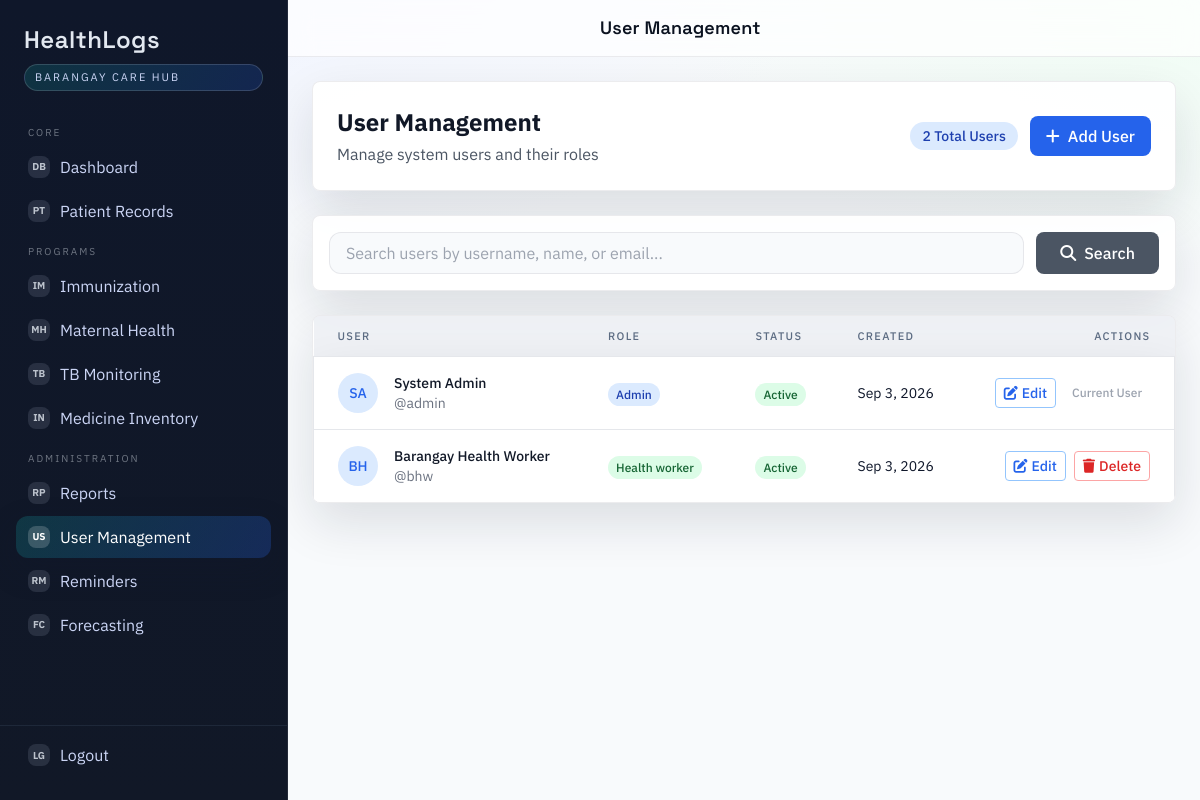
The app's page /public/users.php (signed in) with its own data.
### tables this page shows
CREATE TABLE users (
  id INT UNSIGNED AUTO_INCREMENT PRIMARY KEY,
  role_id INT UNSIGNED NOT NULL,
  username VARCHAR(50) NOT NULL UNIQUE,
  password_hash VARCHAR(255) NOT NULL,
  full_name VARCHAR(120) NOT NULL,
  email VARCHAR(120) NULL,
  phone VARCHAR(30) NULL,
  status ENUM('active','inactive') NOT NULL DEFAULT 'active',
  created_at DATETIME NOT NULL DEFAULT CURRENT_TIMESTAMP,
  updated_at DATETIME NULL ON UPDATE CURRENT_TIMESTAMP,
  CONSTRAINT fk_users_role FOREIGN KEY (role_id) REFERENCES roles(id)
);

CREATE TABLE roles (
  id INT UNSIGNED AUTO_INCREMENT PRIMARY KEY,
  name VARCHAR(50) NOT NULL UNIQUE
);

### public/partials/bootstrap.php (called while the page is built, shortened)
<?php
if (!function_exists('h')) {
    function h($value): string {
        return htmlspecialchars((string)$value, ENT_QUOTES, 'UTF-8');
    }
}

### public/users.php (the view, shortened to what this page needs)
<?php
require __DIR__ . '/partials/bootstrap.php';
require __DIR__ . '/partials/header.php';
$search = $_GET['search'] ?? '';
$page = (int)($_GET['page'] ?? 1);
$limit = 20;
$offset = ($page - 1) * $limit;
$searchWhere = '';
$searchParams = [];
$countSql = "SELECT COUNT(*) as total FROM users u $searchWhere";
$countStmt = $pdo->prepare($countSql);
$countStmt->execute($searchParams);
$totalRecords = $countStmt->fetch()['total'];
$sql = "SELECT u.*, r.name as role_name
        FROM users u
        LEFT JOIN roles r ON u.role_id = r.id
        $searchWhere
        ORDER BY u.created_at DESC
        LIMIT $limit OFFSET $offset";
$stmt = $pdo->prepare($sql);
$stmt->execute($searchParams);
$users = $stmt->fetchAll();
?>
<div class="flex flex-col gap-6">
    <div class="bg-white p-6 rounded-lg shadow">
        <div class="flex flex-col gap-4 md:flex-row md:items-center md:justify-between">
            <div>
                <h1 class="text-2xl font-bold text-gray-900">User Management</h1>
                <p class="text-gray-600 mt-1">Manage system users and their roles</p>
            </div>
            <div class="flex items-center gap-3">
                <span class="px-3 py-1 bg-blue-100 text-blue-800 rounded-full text-sm font-medium">
                    <?= $totalRecords ?> Total Users
                </span>
                <button type="button"
                        id="userModalOpenNew"
                        data-embed-url="/HealthLogs/public/users/form_embed.php"
                        class="bg-blue-600 hover:bg-blue-700 text-white px-4 py-2 rounded-lg font-medium transition-colors">
                    <i class="fas fa-plus mr-2"></i>Add User
                </button>
            </div>
        </div>
    </div>
    <div class="bg-white p-4 rounded-lg shadow">
        <form method="GET" class="flex gap-3">
            <div class="flex-1">
                <input type="text"
                       name="search"
                       value="<?= h($search) ?>"
                       placeholder="Search users by username, name, or email..."
                       class="w-full px-4 py-2 border border-gray-300 rounded-lg focus:ring-2 focus:ring-blue-500 focus:border-blue-500">
            </div>
            <button type="submit"
                    class="bg-gray-600 hover:bg-gray-700 text-white px-6 py-2 rounded-lg font-medium transition-colors">
                <i class="fas fa-search mr-2"></i>Search
            </button>
        </form>
    </div>
    <div class="bg-white rounded-lg shadow overflow-hidden">
        <div class="overflow-x-auto">
            <table class="min-w-full divide-y divide-gray-200">
                <thead class="bg-gray-50">
                    <tr>
                        <th class="px-6 py-3 text-left text-xs font-medium text-gray-500 uppercase tracking-wider">User</th>
                        <th class="px-6 py-3 text-left text-xs font-medium text-gray-500 uppercase tracking-wider">Role</th>
                        <th class="px-6 py-3 text-left text-xs font-medium text-gray-500 uppercase tracking-wider">Status</th>
                        <th class="px-6 py-3 text-left text-xs font-medium text-gray-500 uppercase tracking-wider">Created</th>
                        <th class="px-6 py-3 text-right text-xs font-medium text-gray-500 uppercase tracking-wider">Actions</th>
                    </tr>
                </thead>
                <tbody class="bg-white divide-y divide-gray-200">
                    <?php if (empty($users)): ?>
                        <tr>
                            <td colspan="5" class="px-6 py-8 text-center text-gray-500">
                                <i class="fas fa-users text-4xl mb-3 text-gray-300"></i>
                                <p class="text-lg font-medium">No users found</p>
                                <p class="text-sm">
                                    <?= $search ? 'Try adjusting your search criteria' : 'Start by adding your first user' ?>
                                </p>
                            </td>
                        </tr>
                    <?php else: ?>
                        <?php foreach ($users as $user): ?>
                            <tr class="hover:bg-gray-50">
                                <td class="px-6 py-4 whitespace-nowrap">
                                    <div class="flex items-center">
                                        <div class="flex-shrink-0 h-10 w-10">
                                            <div class="h-10 w-10 rounded-full bg-blue-100 flex items-center justify-center">
                                                <span class="text-blue-600 font-medium text-sm">
                                                    <?php
                                                    $nameParts = explode(' ', trim($user['full_name'] ?? ''));
                                                    $initials = '';
                                                    if (count($nameParts) >= 2) {
                                                        $initials = strtoupper(substr($nameParts[0], 0, 1) . substr($nameParts[1], 0, 1));
                                                    } else {
                                                        $initials = strtoupper(substr($nameParts[0] ?? 'U', 0, 2));
                                                    }
                                                    echo $initials;
                                                    ?>
                                                </span>
                                            </div>
                                        </div>
                                        <div class="ml-4">
                                            <div class="text-sm font-medium text-gray-900">
                                                <?= h($user['full_name'] ?? 'Unknown User') ?>
                                            </div>
                                            <div class="text-sm text-gray-500">
                                                @<?= h($user['username']) ?>
                                            </div>
                                        </div>
                                    </div>
                                </td>
                                <td class="px-6 py-4 whitespace-nowrap">
                                    <?php
                                    $roleColors = [
                                        'admin' => 'bg-blue-100 text-blue-800',
                                        'health_worker' => 'bg-green-100 text-green-800'
                                    ];
                                    $roleColor = $roleColors[$user['role_name']] ?? 'bg-gray-100 text-gray-800';
                                    ?>
                                    <span class="px-2 py-1 text-xs font-medium rounded-full <?= $roleColor ?>">
                                        <?= h(ucfirst(str_replace('_', ' ', $user['role_name']))) ?>
                                    </span>
                                </td>
                                <td class="px-6 py-4 whitespace-nowrap">
                                    <?php if ($user['status'] === 'active'): ?>
                                        <span class="px-2 py-1 text-xs font-medium rounded-full bg-green-100 text-green-800">
                                            Active
                                        </span>
                                    <?php else: ?>
                                        <span class="px-2 py-1 text-xs font-medium rounded-full bg-red-100 text-red-800">
                                            Inactive
                                        </span>
                                    <?php endif; ?>
                                </td>
                                <td class="px-6 py-4 whitespace-nowrap text-sm text-gray-500">
                                    <?= date('M j, Y', strtotime($user['created_at'])) ?>
                                </td>
                                <td class="px-6 py-4 whitespace-nowrap text-right text-sm font-medium">
                                    <div class="flex items-center justify-end gap-2">
                                        <button type="button"
                                                class="user-modal-edit text-blue-600 hover:text-blue-900 transition-colors px-2 py-1 border border-blue-300 rounded hover:bg-blue-50"
                                                data-embed-url="/HealthLogs/public/users/form_embed.php?id=<?= (int)$user['id'] ?>"
                                                title="Edit User">
                                            <i class="fas fa-edit mr-1"></i>Edit
                                        </button>
                                        <?php if ($user['id'] != $_SESSION['user_id']): ?>
                                            <form method="POST"
                                                  action="/HealthLogs/public/users/delete.php"
                                                  class="inline"
                                                  data-confirm-title="Delete user"
                                                  data-confirm="Are you sure you want to delete user &quot;<?= h($user['username']) ?>&quot;? This action cannot be undone."
                                                  data-confirm-cta="Yes, delete user">
                                                <button class="text-red-600 hover:text-red-900 transition-colors px-2 py-1 border border-red-300 rounded hover:bg-red-50"
                                                        title="Delete User">
                                                    <i class="fas fa-trash mr-1"></i>Delete
                                                </button>
                                            </form>
                                        <?php else: ?>
                                            <span class="text-gray-400 px-2 py-1 text-xs">Current User</span>
                                        <?php endif; ?>
                                    </div>
                                </td>
                            </tr>
                        <?php endforeach; ?>
                    <?php endif; ?>
                </tbody>
            </table>
        </div>
    </div>
</div>
<?php require __DIR__ . '/partials/footer.php'; ?>

### public/partials/header.php (style rules this page uses)
:root { --bg-1: #eef2ff; --bg-2: #f0fdf4; --ink: #0b1220; --muted: #5b6b82; --accent: #0ea5a4; --accent-2: #2563eb; --card: rgba(255, 255, 255, 0.92); --line: rgba(15, 23, 42, 0.08); --shadow: 0 20px 50px rgba(15, 23, 42, 0.12); }
html, body { height: 100%; padding: 0; margin: 0; }
body.app-body { font-family: 'IBM Plex Sans', ui-sans-serif, system-ui, sans-serif; color: var(--ink); background: radial-gradient(1200px 600px at 10% -10%, var(--bg-1), transparent 60%), radial-gradient(1000px 500px at 100% 0%, var(--bg-2), transparent 55%), #f8fafc; margin: 0; }
.app-content .bg-white { background: var(--card); border: 1px solid var(--line); box-shadow: var(--shadow); }
.app-content table { border-collapse: collapse; width: 100%; }
.app-content thead { background: rgba(148, 163, 184, 0.15); }
.app-content th { font-size: 11px; text-transform: uppercase; letter-spacing: 0.12em; color: var(--muted); }
.app-content td { color: #0f172a; }
.app-content input, .app-content select, .app-content textarea { background: rgba(248, 250, 252, 0.9); border: 1px solid var(--line); border-radius: 12px; }
.overflow-x-auto { -webkit-overflow-scrolling: touch; }

### records on screen
users: full_name "SA", full_name "System Admin", username "admin", role.name "Admin", status "Active", created_at "Sep 3, 2026", shows "Current User"
users: full_name "BH", full_name "Barangay Health Worker", username "bhw", role.name "Health worker", status "Active", created_at "Sep 3, 2026"

### other values on screen
$pageTitle "User Management"
$totalRecords "2"
